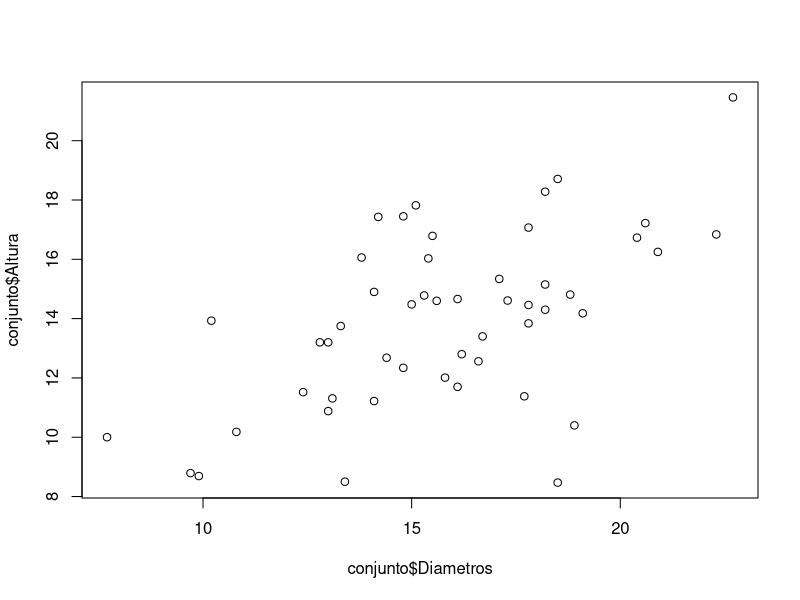
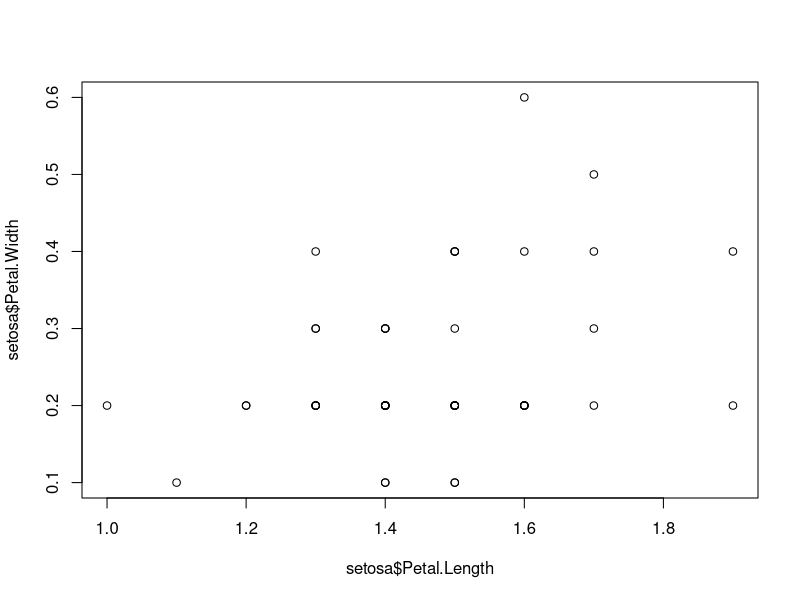
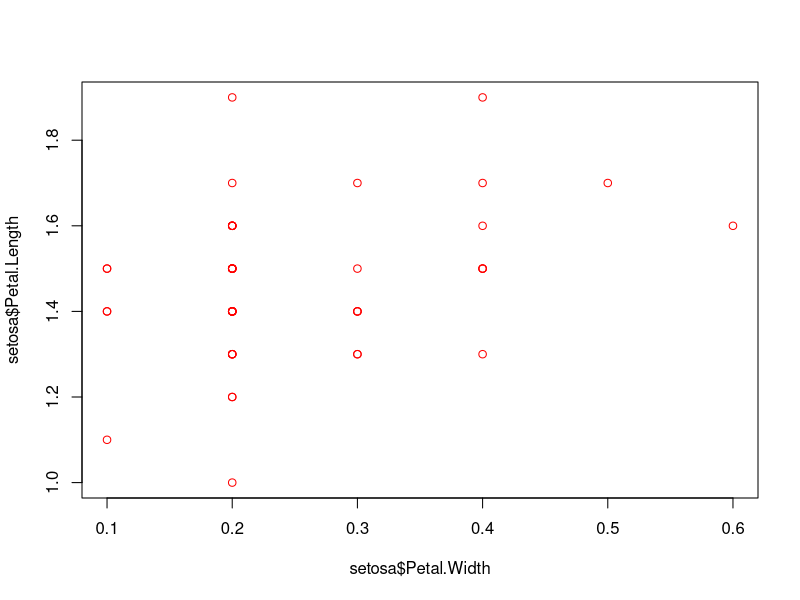
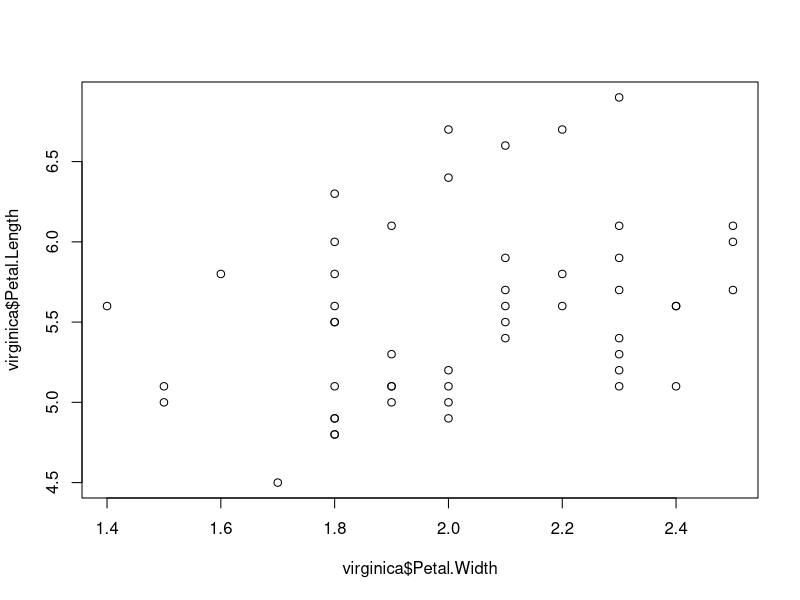
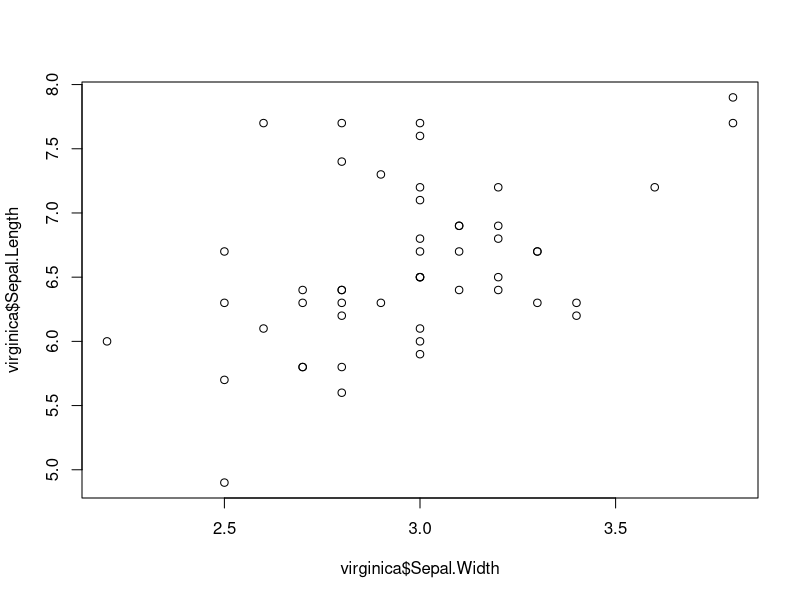

These charts were generated, in order, by the following R code:
# Marco
# Ejercicio de correlación

conjunto <- read.csv("cuadro1.csv", header = TRUE)


plot(conjunto$Diametros, conjunto$Altura)

cor.test(conjunto$Diametros, conjunto$Altura)

data("iris")

head(iris)
summary(iris)


setosa <- subset(iris, Species == "setosa")

plot(setosa$Petal.Length, setosa$Petal.Width)
plot(setosa$Petal.Width, setosa$Petal.Length, col="red")

cor.test(setosa$Petal.Length, setosa$Petal.Width)


virginica <- subset(iris, Species == "virginica")
plot( virginica$Petal.Width, virginica$Petal.Length)

cor.test(virginica$Petal.Width, virginica$Petal.Length)

plot(virginica$Sepal.Width, virginica$Sepal.Length)
cor.test(virginica$Sepal.Length, virginica$Sepal.Width)
